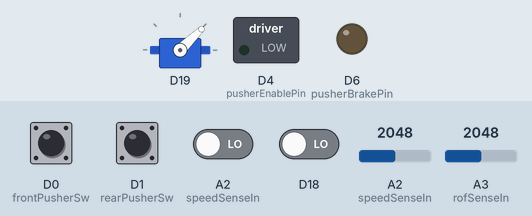
A sketch run on a simulated Particle Photon. On the bench: servo, switched loads named in the sketch (green lamp = pin HIGH), output pins drawn as LEDs (lit = HIGH). The test bench sets the inputs (shaded band); at power-on: A2 (speedSenseIn), D0 (frontPusherSw), D1 (rearPusherSw), D18 LOW, A2 (speedSenseIn) = 2048, A3 (rofSenseIn) = 2048. EEPROM starts erased.

Above: at 0.1 s.
At 1.83 s:
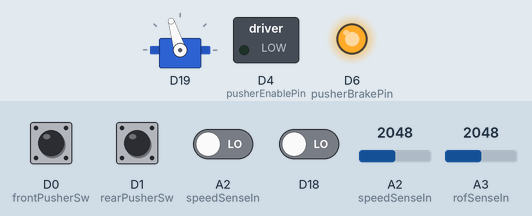
At 2.22 s:
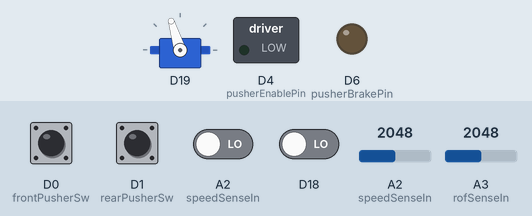
Timing chart, 0 to 3.8 s (numbered marks = the images above):
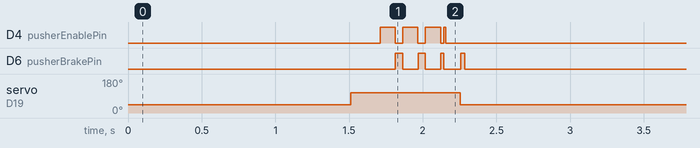

The sketch:

FDL-2+_Firmware.ino
```cpp
//FDL-2+ Blaster Firmware
//Last Update: 2017-5-19

SYSTEM_MODE(SEMI_AUTOMATIC);

// Define the pins we're going to call pinMode on

int pusherEnablePin = D4;
int pusherBrakePin = D6;
int wifiSenseIn = RX;
int escPin = TX;

int frontPusherSw = D0;
int rearPusherSw = D1;

int speedSenseIn = A2;
int rofSenseIn = A3;
int modeSenseIn = A4;

Servo flywheelESC;  // create servo object to control a ESC

int stepperWarmup = 80;

unsigned long disableMillis = millis();
unsigned long lastTriggerUp = 0;
bool firstRun = true;

const int minESCpower = 55;
const int maxESCpower = 160;
const int lowSpinupDelay = 240;
const int highSpinupDelay = 160;

const bool fixedMode = false;
const int fixedPower = 100;
const int fixedSpinup = 200;
const int fixedBurstCount = 100;

String currentSettingsString = "55:160:240:160:0:100:0:100:200:100:2";
struct MySettings {
    int lowPower;
    int highPower;
    int lowSpinup;
    int highSpinup;
    int lowROF;
    int highROF;
    int fixedMode;
    int fixedPower;
    int fixedSpinup;
    int fixedROF;
    int fixedBurstCount;
};
MySettings currentSettingsStruct = { 55, 160, 240, 160, 0, 100, 0, 100, 100, 2 };


// This routine runs only once upon reset
void setup() {

  flywheelESC.attach(escPin);  // attaches pin to servo object

  // Initialize pins
  pinMode(wifiSenseIn, INPUT_PULLDOWN);
  pinMode(speedSenseIn, INPUT);
  pinMode(modeSenseIn, INPUT);
  pinMode(rofSenseIn, INPUT);
  pinMode(pusherEnablePin, OUTPUT);
  pinMode(pusherBrakePin, OUTPUT);

  pinMode(rearPusherSw, INPUT_PULLDOWN);
  pinMode(frontPusherSw, INPUT_PULLDOWN);

  digitalWrite(pusherBrakePin, LOW);

  Particle.variable("settings", currentSettingsString);
  Particle.function("setsettings", settingsHandler);

  initSettings();
}


void loop() {

    if(triggerDown()){

        if(firstRun){
            while(digitalRead(speedSenseIn) == HIGH){
                //flywheelESC.write(180);
                flywheelESC.writeMicroseconds(1860);
                delay(300);
            }

            //flywheelESC.write(0);
            flywheelESC.writeMicroseconds(1000);
            delay(1500);
        }
        else{
            fireBrushlessLoop();
        }
    }
    else{
        flywheelESC.writeMicroseconds(1000);
    }

    if(digitalRead(wifiSenseIn) == HIGH){
      Particle.connect();
    }

    firstRun = false;

    delay(10);
}

boolean triggerDown(){
    return analogRead(speedSenseIn) > 20;
}

int readESCPower(){

    if(currentSettingsStruct.fixedMode > 0){
        return currentSettingsStruct.fixedPower;
    }
    else{
        int val = analogRead(speedSenseIn);
        return map(val, 0, 4094, currentSettingsStruct.lowPower, currentSettingsStruct.highPower);
    }
}

int getSpinup(){
    if(currentSettingsStruct.fixedMode > 0){
        return currentSettingsStruct.fixedSpinup;
    }
    else{
        //return 150;

        int val = analogRead(speedSenseIn);
        return map(val, 0, 4094, currentSettingsStruct.lowSpinup, currentSettingsStruct.highSpinup);
    }
}

int getBurstCount(){
    if(currentSettingsStruct.fixedMode > 0){
        return currentSettingsStruct.fixedBurstCount;
    }
    else{
        int mVal = analogRead(modeSenseIn);

        if(mVal > 4000){
            return 1;
        }
        if(mVal < 1000){
            return 100;
        }
        if(mVal > 3000){
            return 2;
        }
        return 3;
    }
}

int getROF(){
    if(currentSettingsStruct.fixedMode > 0){
        return currentSettingsStruct.fixedROF;
    }
    else{
        int val = analogRead(rofSenseIn);
        int rofPercent = map(val, 0, 4094, 0, 100);
    }
}


void fireBrushlessLoop(){

    long currMills = millis();

    int kickonSpeed = readESCPower();
    flywheelESC.write(kickonSpeed);

    if(lastTriggerUp != 0 && millis() - lastTriggerUp < 1000){
        delay(10);
    }
    else{
        int spinUpVal = getSpinup();
        delay(spinUpVal);
    }

    int burstCount = getBurstCount();

    while(burstCount > 1 && triggerDown()){

        int val = getROF();
        int burstBrakeDelay = map(val, 0, 100, 100, 0);

        currMills = millis();
        while(digitalRead(frontPusherSw) == LOW && millis() < currMills + 100){
            digitalWrite(pusherEnablePin, HIGH);
            delay(6);
        }

        currMills = millis();
        while(digitalRead(frontPusherSw) == HIGH && millis() < currMills + 100){
            digitalWrite(pusherEnablePin, HIGH);
            delay(6);
        }

        burstCount--;

        if(burstBrakeDelay > 5){
            digitalWrite(pusherEnablePin, LOW);
            delayMicroseconds(200);
            digitalWrite(pusherBrakePin, HIGH);
            delay(burstBrakeDelay);
            digitalWrite(pusherBrakePin, LOW);
            delayMicroseconds(200);
        }
    }


    currMills = millis();
    while(digitalRead(frontPusherSw) == LOW && millis() < currMills + 100){
        digitalWrite(pusherEnablePin, HIGH);
        delay(6);
    }


    digitalWrite(pusherEnablePin, LOW);

    delayMicroseconds(200);

    digitalWrite(pusherBrakePin, HIGH);
    delay(20);
    digitalWrite(pusherBrakePin, LOW);

    delayMicroseconds(200);

    digitalWrite(pusherEnablePin, HIGH);
    delayMicroseconds(15000);
    digitalWrite(pusherEnablePin, LOW);


    currMills = millis();
    while(digitalRead(rearPusherSw) == LOW && millis() < currMills + 100){
        delayMicroseconds(200);
    }

    flywheelESC.writeMicroseconds(1000);

    delayMicroseconds(200);

    digitalWrite(pusherBrakePin, HIGH);
    delay(30);
    digitalWrite(pusherBrakePin, LOW);

    delayMicroseconds(200);

    while(triggerDown()){};

    lastTriggerUp = millis();
}


//app settings code
String getSettingsFromEEPROM(){
    MySettings storedSettings;
    EEPROM.get(0, storedSettings);

    String res = String(storedSettings.lowPower) + ":";
    res += String(storedSettings.highPower) + ":";
    res += String(storedSettings.lowSpinup) + ":";
    res += String(storedSettings.highSpinup) + ":";
    res += String(storedSettings.lowROF) + ":";
    res += String(storedSettings.highROF) + ":";
    res += String(storedSettings.fixedMode) + ":";
    res += String(storedSettings.fixedPower) + ":";
    res += String(storedSettings.fixedSpinup) + ":";
    res += String(storedSettings.fixedROF) + ":";
    res += String(storedSettings.fixedBurstCount) + ":";

    return res;
}

void setSettings(String settingsString){

    int firstDelimIndex = 0;
    int nextDelimIndex = settingsString.indexOf(":");
    int _lowPower = settingsString.substring(firstDelimIndex, nextDelimIndex).toInt();
    firstDelimIndex = nextDelimIndex;
    nextDelimIndex = settingsString.indexOf(":", firstDelimIndex + 1);
    int _highPower = settingsString.substring(firstDelimIndex + 1, nextDelimIndex).toInt();
    firstDelimIndex = nextDelimIndex;
    nextDelimIndex = settingsString.indexOf(":", firstDelimIndex + 1);
    int _lowSpinup = settingsString.substring(firstDelimIndex + 1, nextDelimIndex).toInt();
    firstDelimIndex = nextDelimIndex;
    nextDelimIndex = settingsString.indexOf(":", firstDelimIndex + 1);
    int _highSpinup = settingsString.substring(firstDelimIndex + 1, nextDelimIndex).toInt();
    firstDelimIndex = nextDelimIndex;
    nextDelimIndex = settingsString.indexOf(":", firstDelimIndex + 1);
    int _lowROF = settingsString.substring(firstDelimIndex + 1, nextDelimIndex).toInt();
    firstDelimIndex = nextDelimIndex;
    nextDelimIndex = settingsString.indexOf(":", firstDelimIndex + 1);
    int _highROF = settingsString.substring(firstDelimIndex + 1, nextDelimIndex).toInt();
    firstDelimIndex = nextDelimIndex;
    nextDelimIndex = settingsString.indexOf(":", firstDelimIndex + 1);
    int _fixedMode = settingsString.substring(firstDelimIndex + 1, nextDelimIndex).toInt();
    firstDelimIndex = nextDelimIndex;
    nextDelimIndex = settingsString.indexOf(":", firstDelimIndex + 1);
    int _fixedPower = settingsString.substring(firstDelimIndex + 1, nextDelimIndex).toInt();
    firstDelimIndex = nextDelimIndex;
    nextDelimIndex = settingsString.indexOf(":", firstDelimIndex + 1);
    int _fixedSpinup = settingsString.substring(firstDelimIndex + 1, nextDelimIndex).toInt();
    firstDelimIndex = nextDelimIndex;
    nextDelimIndex = settingsString.indexOf(":", firstDelimIndex + 1);
    int _fixedROF = settingsString.substring(firstDelimIndex + 1, nextDelimIndex).toInt();
    firstDelimIndex = nextDelimIndex;
    int _fixedBurstCount = settingsString.substring(firstDelimIndex + 1).toInt();

    currentSettingsStruct = { _lowPower, _highPower, _lowSpinup, _highSpinup, _lowROF, _highROF,
                                    _fixedMode, _fixedPower, _fixedSpinup, _fixedROF, _fixedBurstCount };

    EEPROM.put(0, currentSettingsStruct);
    currentSettingsString = settingsString;
}

void initSettings(){
    MySettings storedSettings;
    EEPROM.get(0, storedSettings);

    //if EEPROM empty all values will come back -1
    if(storedSettings.lowPower == -1){
        storedSettings = {55, 160, 240, 160, 0, 100, 0, 100, 200, 100, 1};
    }

    String res = String(storedSettings.lowPower) + ":";
    res += String(storedSettings.highPower) + ":";
    res += String(storedSettings.lowSpinup) + ":";
    res += String(storedSettings.highSpinup) + ":";
    res += String(storedSettings.lowROF) + ":";
    res += String(storedSettings.highROF) + ":";
    res += String(storedSettings.fixedMode) + ":";
    res += String(storedSettings.fixedPower) + ":";
    res += String(storedSettings.fixedSpinup) + ":";
    res += String(storedSettings.fixedROF) + ":";
    res += String(storedSettings.fixedBurstCount) + ":";

    currentSettingsStruct = storedSettings;
    currentSettingsString = res;
}


// Cloud functions must return int and take one String
int settingsHandler(String settings) {
    setSettings(settings);
    return 0;
}
```

Measured:
- by itself, servo on D19: 44° → 107° at 1.5 s, → 44° 0.75 s later
